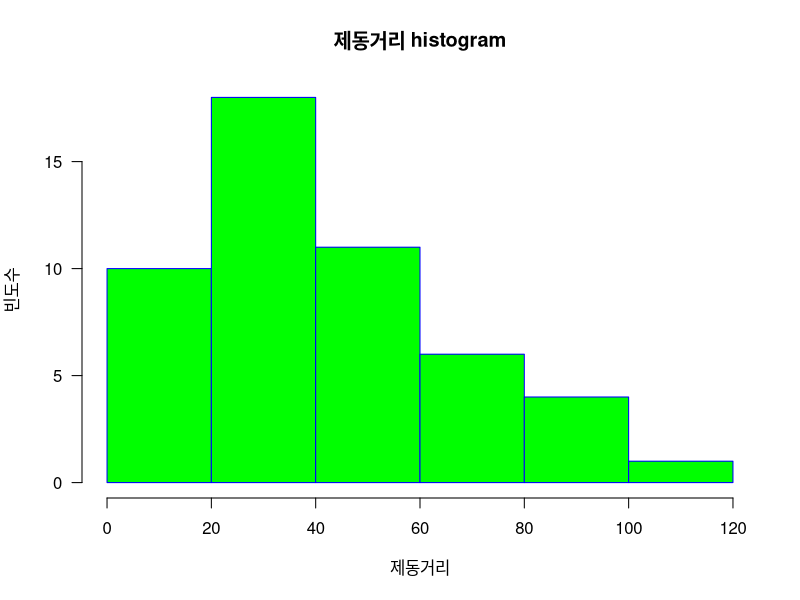
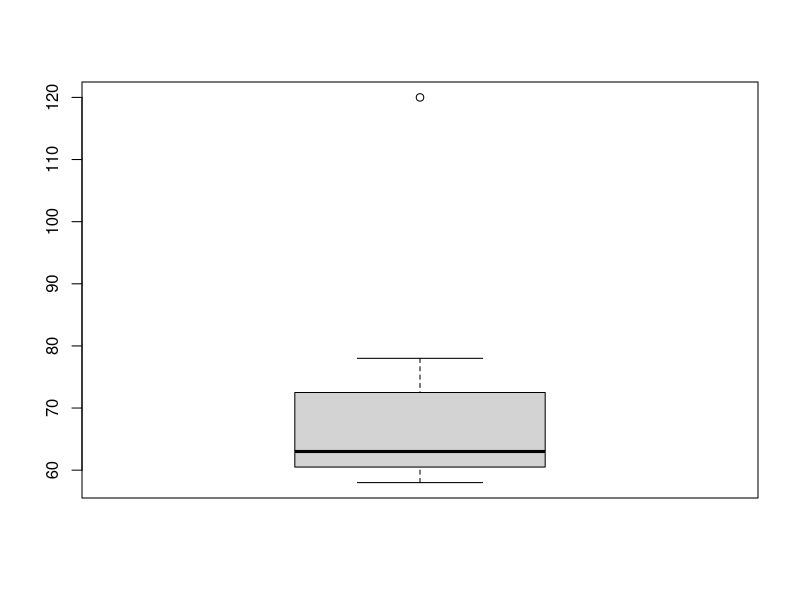
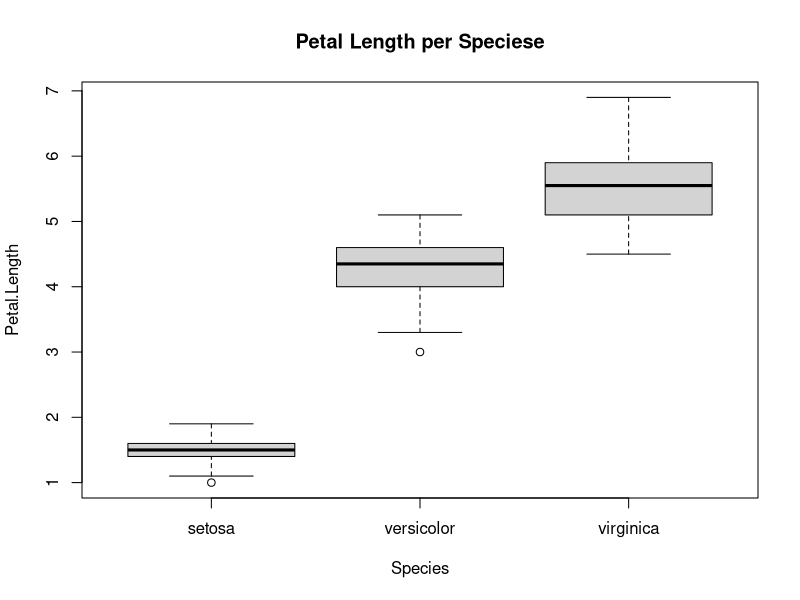
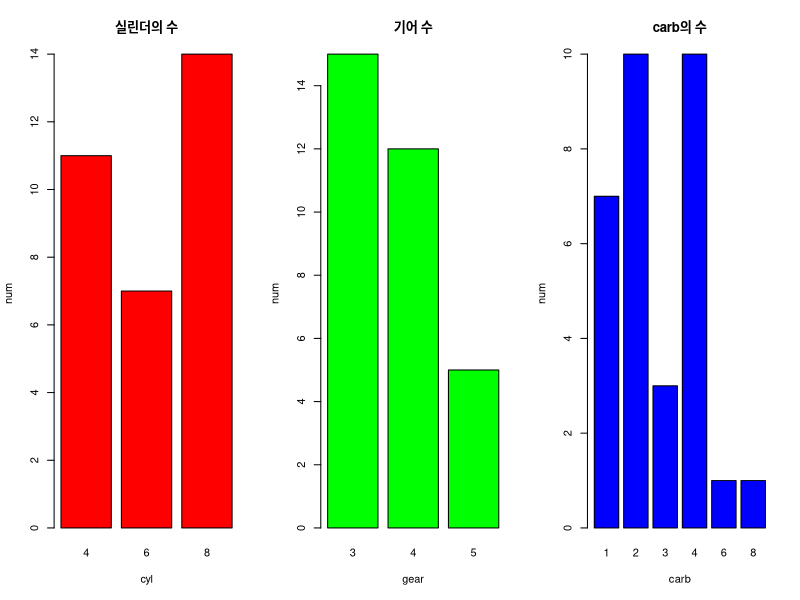
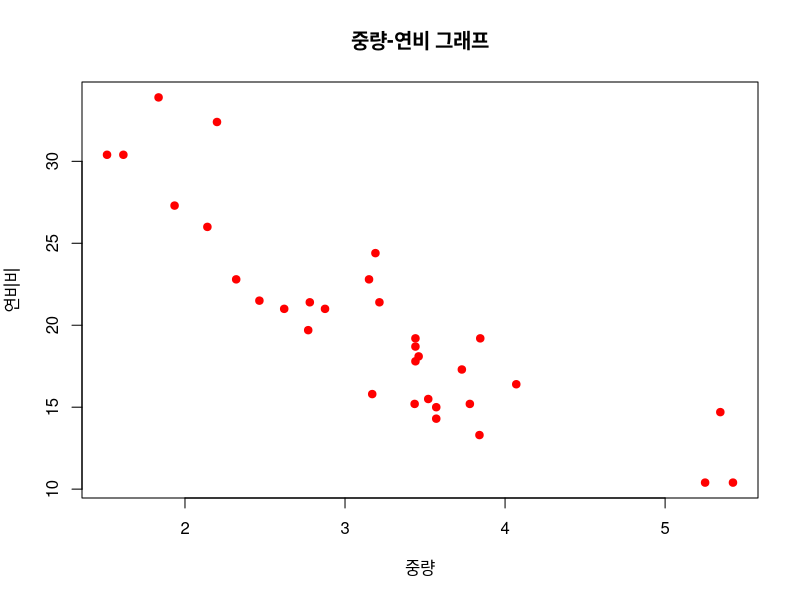
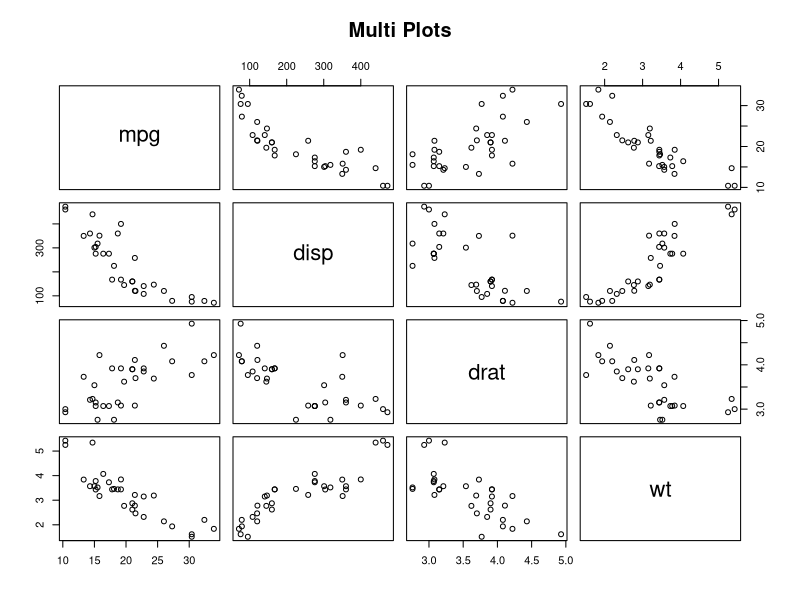
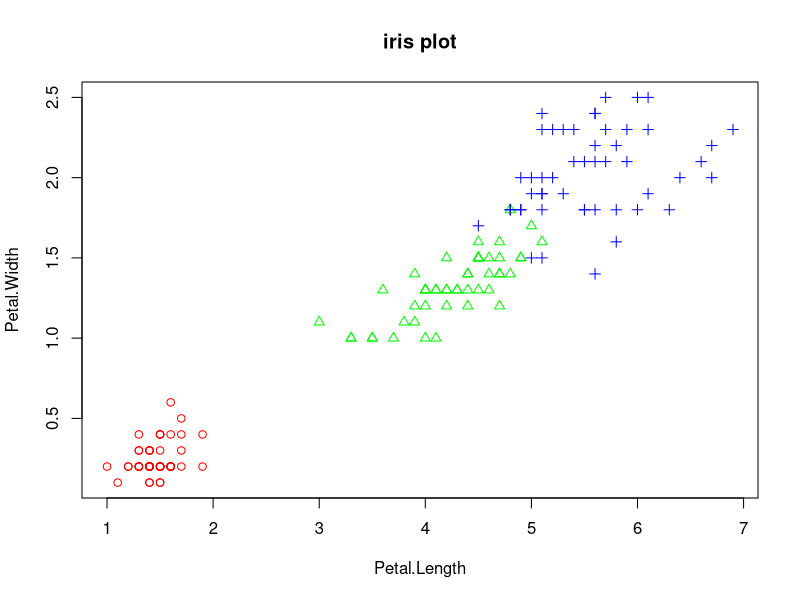
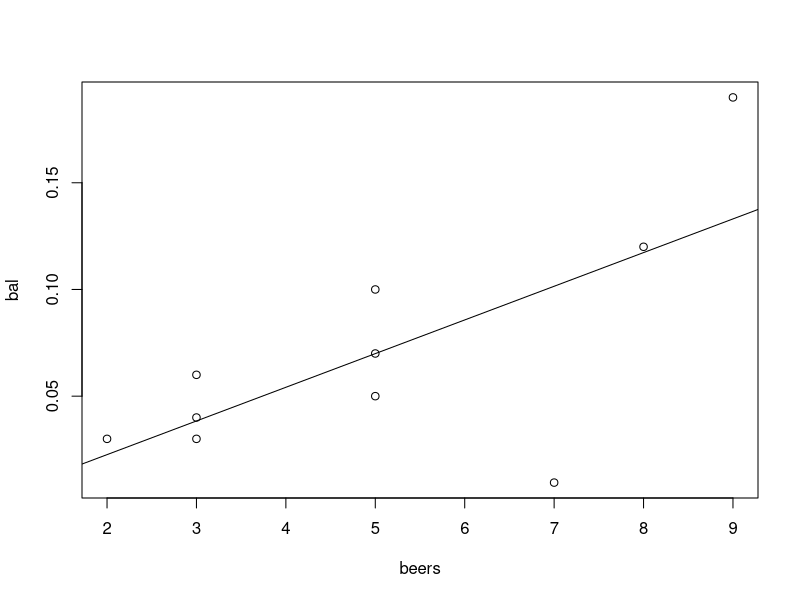

Write R code to recreate these figures, in order.
# 2022.05.09 

#var, std, diff, min, max
wt<-mtcars$wt
var(wt)
diff(wt)

# histogram(barplot과의 차이 기억해두기기)
cars # 속도와 제동거리
dist <- cars[,2] # 제동거리 정보 뽑아오기기
hist(dist, main="제동거리 histogram", xlab='제동거리', ylab="빈도수", border="blue",col="green", las = 1, breaks=5)

# boxplot
mydata<-c(60,63,61,63,67,58,78,120)
boxplot(mydata)
boxplot.stats(mydata)

boxplot(Petal.Length ~ Species, data=iris, main="Petal Length per Speciese") # y축 ~ group

# par(subplots)
par(mfrow=c(1,3)) # 1행 3열로 도화지 나눠주기
barplot(table(mtcars$cyl), main = "실린더의 수", col = 'red', xlab = "cyl", ylab='num')
barplot(table(mtcars$gear), main = "기어 수", col = 'green', xlab = "gear", ylab='num')
barplot(table(mtcars$carb), main = "carb의 수", col = 'blue', xlab = "carb", ylab='num')

par(mfrow=c(1,1)) # 도화지 원상복귀 시키기기

# plot(scatter)
wt <- mtcars$wt
mpg <- mtcars$mpg
plot(wt,mpg,main="중량-연비 그래프", xlab="중량", ylab="연비비", col='red', pch=19) #pch번호에 따른 plot 모양변화

# pairs(다중 변수 사용)
target<-mtcars[,c("mpg","disp","drat","wt")]
str(target)
head(target)
pairs(target, main ="Multi Plots")

#상관분석
iris.2<-iris[,3:4]
point<-as.numeric(iris$Species) # from Factor to Numeric
color <-c("red", "green", "blue")
plot(iris.2, main ="iris plot", pch=c(point), col=color[point]) 

#상관분석(선형관계확인)
beers<-c(5,2,9,8,3,7,3,5,3,5)
bal<-c(0.1,0.03,0.19,0.12,0.04,0.0095,0.06,0.07,0.03,0.05)
tbl<-data.frame(beers, bal)
tbl

plot(bal~beers, data=tbl)
res<-lm(bal~beers, data=tbl)
abline(res) # 맥주양과 혈중 알코올 농도는 비례함을 선형적으로 시각화 할 수 있다.
cor(beers,bal) # 상관계수 구하기(일반적으로 0.5이상이라면 상관정도가 높다.)
cor(iris[,1:4])

#plot - type parameter
month = 1:12
late = c(5,8,7,9,4,6,12,13,8,6,6,4)
late2 = c(4,6,5,8,7,8,10,11,6,5,7,3)
plot(month, late, main = "지각생 통계", type='b')
plot(month, late, main = "지각생 통계", type='l')
plot(month, late, main = "지각생 통계", type='s')
plot(month, late, main = "지각생 통계", type='o')

plot(month, late, main = "지각생 통계", type='b', lty = 3, lwd = 5, xlab= "month", ylab="late cnt")
lines(month, late2, type = 'b', col="blue",lty = 3, lwd = 5)


# package install (mlbench - 보스턴 집값 데이터셋 저장된 패키지) 
install.packages("mlbench") # 패키지 설치 후
library(mlbench) # library설정 꼭 해주기 
data("BostonHousing") # 패키지에서 원하는 데이터셋 불러오기기
str(BostonHousing)







